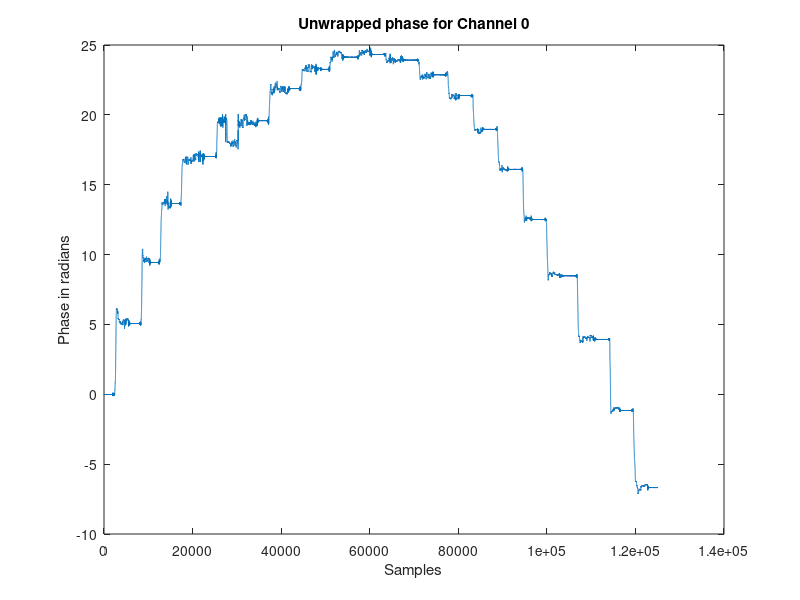

Recreate this plot in MATLAB. (Note: this script raises an error after producing the figure.)
%% Contributions by Nikhil Challa
clear;clc; close all;

%%%%%%%%%%%%%%%%%%%%%%%%%%%% INPUTS %%%%%%%%%%%%%%%%%%%%%%%%%%%%%%%%%%%%%%
NumCenters = 20;

% this is the % of time the system was stationary (acceptance rate)
% the algo with become stricter if the sample acceptance rate is higher
% than this value
% Given you have N secs of logs, what percentage of time or logs are in
% stationary condition?
RatioStableVsMovement = 0.5;  
%%%%%%%%%%%%%%%%%%%%%%%%%%%%%%%%%%%%%%%%%%%%%%%%%%%%%%%%%%%%%%%%%%%%%%%%%%       

% Maybe you can provide this directly         
PhaseCorrectedUnwrapY = load('MatFiles/PhaseCorrectedUnwrapY.mat').PhaseCorrectedUnwrapY;
CIR_RATE = 200;
MeasChIndxRange = 11:635;

% We can roughly estimate the upper limit of the windowsize in secs based
% on the provided parameters assuming the person has roughly spent the same
% amount of time in each position.
UpperlimitWindowSize = floor( length(PhaseCorrectedUnwrapY) / CIR_RATE / NumCenters * RatioStableVsMovement)


% this defines how many secs of logs will we consider as 1 window
% We have selected odd numbers so its easier to pic middle log as good
% time point and code runs a lot faster
TimeSize = 1:2:UpperlimitWindowSize; 

NumCh = size(PhaseCorrectedUnwrapY,1);
LogIndexes = zeros(NumCh,NumCenters);

figure(20)
plot(PhaseCorrectedUnwrapY(1,:))
ylabel("Phase in radians")
xlabel("Samples")
title("Unwrapped phase for Channel 0")

exit = 0;
SumDLimit = 1;
while(exit == 0)
    exit = 1;

    for ChIndx = 1:NumCh
        MaxSumD = zeros(length(TimeSize),1);
        sampleIndx = 1;
        PhaseY = PhaseCorrectedUnwrapY(ChIndx,:);
        
        Xstore = [];
        Cstore = [];
        ArraySize = [];
        Xorigstore = [];

        for SizeInSec = TimeSize
            % disp(["Attempting for Window Size",SizeInSec]);
            Window = CIR_RATE*SizeInSec;
            count = 1;
            Mean = [];
            Var = [];
            while(1)
                % Going with sliding window for better accuracy
                StartIndx = CIR_RATE*(count-1) + 1;
                EndIndx = StartIndx + Window - 1;
                if EndIndx > length(PhaseY)
                    break;
                end
                
                Sample = PhaseY(StartIndx:EndIndx);
                Mean(count) = mean(Sample);
                Var(count) = var(Sample);
                count = count + 1;
            end
        
            X = zeros(count-1,3);
            X(:,1) = Mean;
            X(:,2) = Var;
            X(:,3) = 1:length(Mean);
            sumD = ones(NumCenters,1);
            Xorigstore{sampleIndx} = X;
            
            % We decrement SumDLimit by factor of 10 everytime we exceed
            % acceptance percentage limit (1 -> 0.1 -> 0.01 -> ...)
            while(max(sumD) > SumDLimit)
                [idx,C,sumD] = kmeans(X(:,1),NumCenters);
                [~,indx] = max(X(:,2));
                X(indx,:) = [];
            end
    
            if length(X(:,1)) > length(Mean)*RatioStableVsMovement
                % what it means is the number of rejected points is not
                % enough to meet the known knowledge of what % is expected to
                % be rejected! Reducing sumD requirement to make it more
                % agressive at rejection
                disp(["Acceptance percentage:" + length(X(:,1))/length(Mean) ]);
                SumDLimit = SumDLimit/10;
                disp(["Setting SumDLimit:" + SumDLimit + " and restarting computing" ]);
                exit = 0;
                break; % breaks out of SizeInSec for-loop
            end

            disp(["(Successfully below RatioStableVsMovement) Acceptance percentage:" + length(X(:,1))/length(Mean) ]);
            
            Xstore{sampleIndx} = X;
            Cstore{sampleIndx} = C;
            ArraySize(sampleIndx) = length(X(:,1));
            sampleIndx = sampleIndx + 1;
        end

        ArraySize
        
        if (exit == 0)
            break;  % breaks out of ChIndx for-loop
        end

        [~,bestIndx] = max(ArraySize);
        X = Xstore{bestIndx};
        C = Cstore{bestIndx};
        
        figure(ChIndx)
        hold on
        scatter(X(:,1),X(:,2),'.');
        scatter(C(:,1),zeros(length(C),1),'o');
        titleStr = "Channel No:" + string((ChIndx - 1)) + "  Clustering Data";
        title(titleStr);
        xlabel 'Mean'; 
        ylabel 'Variance';
        hold off
        
        k = dsearchn(X(:,1),C);
        LogIndexes(ChIndx,:) = sort(X(k,3));
    
    end
end

% To get the Log stamp values. Should actually be placed outside this file
MinIndx = 11;     % min index of log index name to know which index are best for SAGE 
Offset = MinIndx + floor(TimeSize(bestIndx)/2) - 1;
BestLogIndexes = round(mean(LogIndexes,1)) + Offset

PlotIndx = BestLogIndexes - min(MeasChIndxRange);

figure(21)
plot(PhaseCorrectedUnwrapY(1,:))
xline(PlotIndx*200)
ylabel("Phase in radians")
xlabel("Samples")
title("Unwrapped phase for Channel 0 with stable index positions")
    

save('MatFiles/BestLogIndexes.mat','BestLogIndexes');